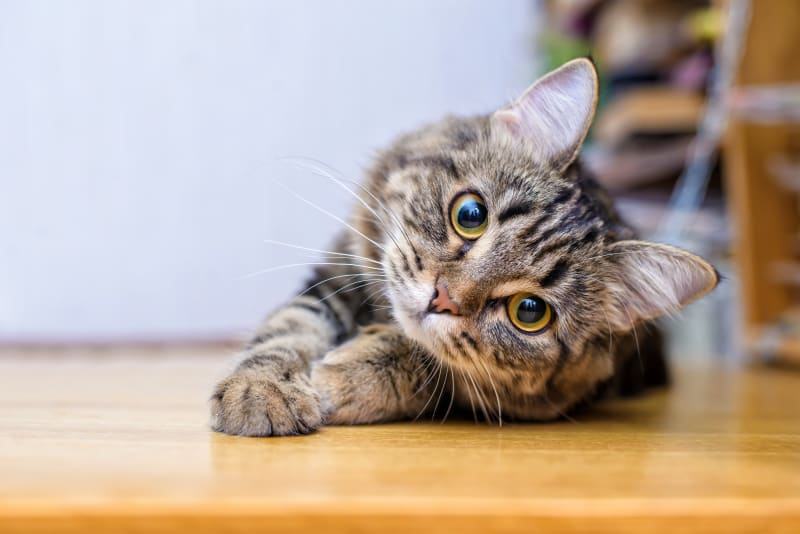
%> input picture cat.jpg, 800 x 534 px
$ octave main.m   (GNU Octave 9; MATLAB toolbox functions it lacks are replaced by stand-ins)
%> lines starting %> are read from the running program, lines starting %| are printed output that depends on the picture
%% Ideal sampling
%importing the image
Image = imread('cat.jpg');
%> Image is the input picture: size 534x800x3 uint8; mean R, G, B 183.7, 166.9, 153.9
imshow(Image)

%downsampling by how many times
DS = 3;

%obtaining the size of the image using:
%size(rows/column/page)
%Row - number of rows in the image / height
%Column - number of columns / width
%Page - encodes the three color channels RGB
[Height, Width, RGB] = size(Image);
%> Height = 534; Width = 800; RGB = 3

%sampling calculations
%DS - downsampling
DSimage_1 = Image(1:DS:Height, 1:DS:Width);
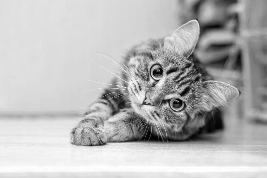
%> DSimage_1: size 178x267 uint8; min 0, max 255, mean 183.6
figure; imshow(DSimage_1); title(["Downsampled by" num2str(DS)])

%downsampling and resizing up
%RS - resizing up
RSimage_1 = imresize(DSimage_1,[Height,Width]);
figure;imshow(RSimage_1); title("Downsampling and resizing up")

%downsampling and resizing up with filter
%RSF - resizing up + filter
RSFimage_1 = imfilter(RSimage_1, fspecial("laplacian"));
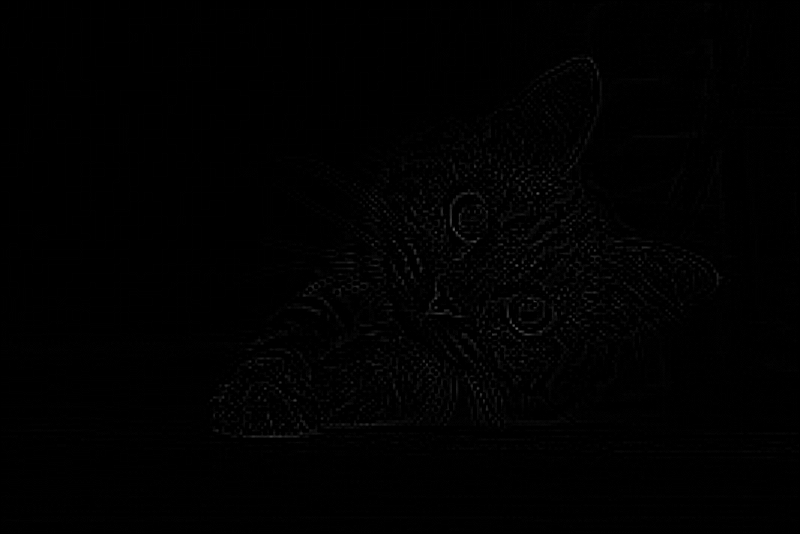
%> RSFimage_1: size 534x800 uint8; min 0, max 101, mean 1.2
figure
subplot(2,1,1);imshow(RSFimage_1); title("Downsampling and resizing up with laplacian filter")

RSFimage_2 = imfilter(RSimage_1, fspecial("gaussian",6,2));
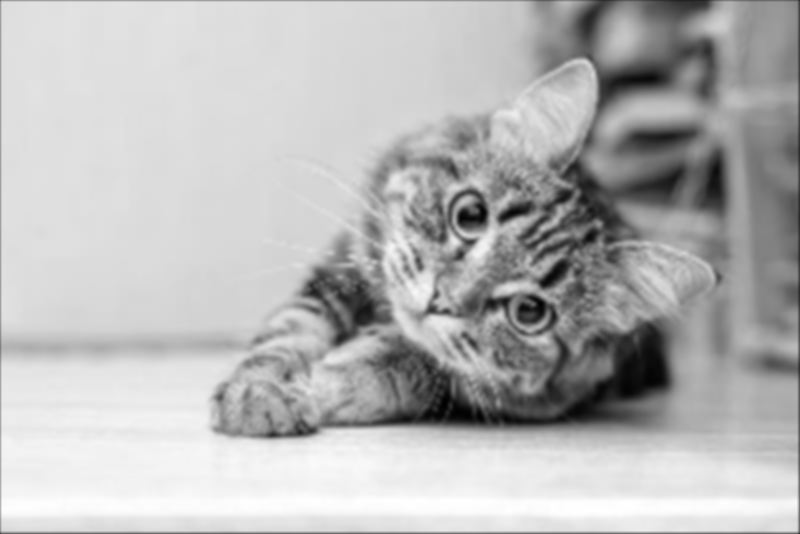
%> RSFimage_2: size 534x800 uint8; min 1, max 255, mean 182.9
subplot(2,1,2);imshow(RSFimage_2); title("Downsampling and resizing up with gaussian filter")

%% Non-ideal sampling

%to do
